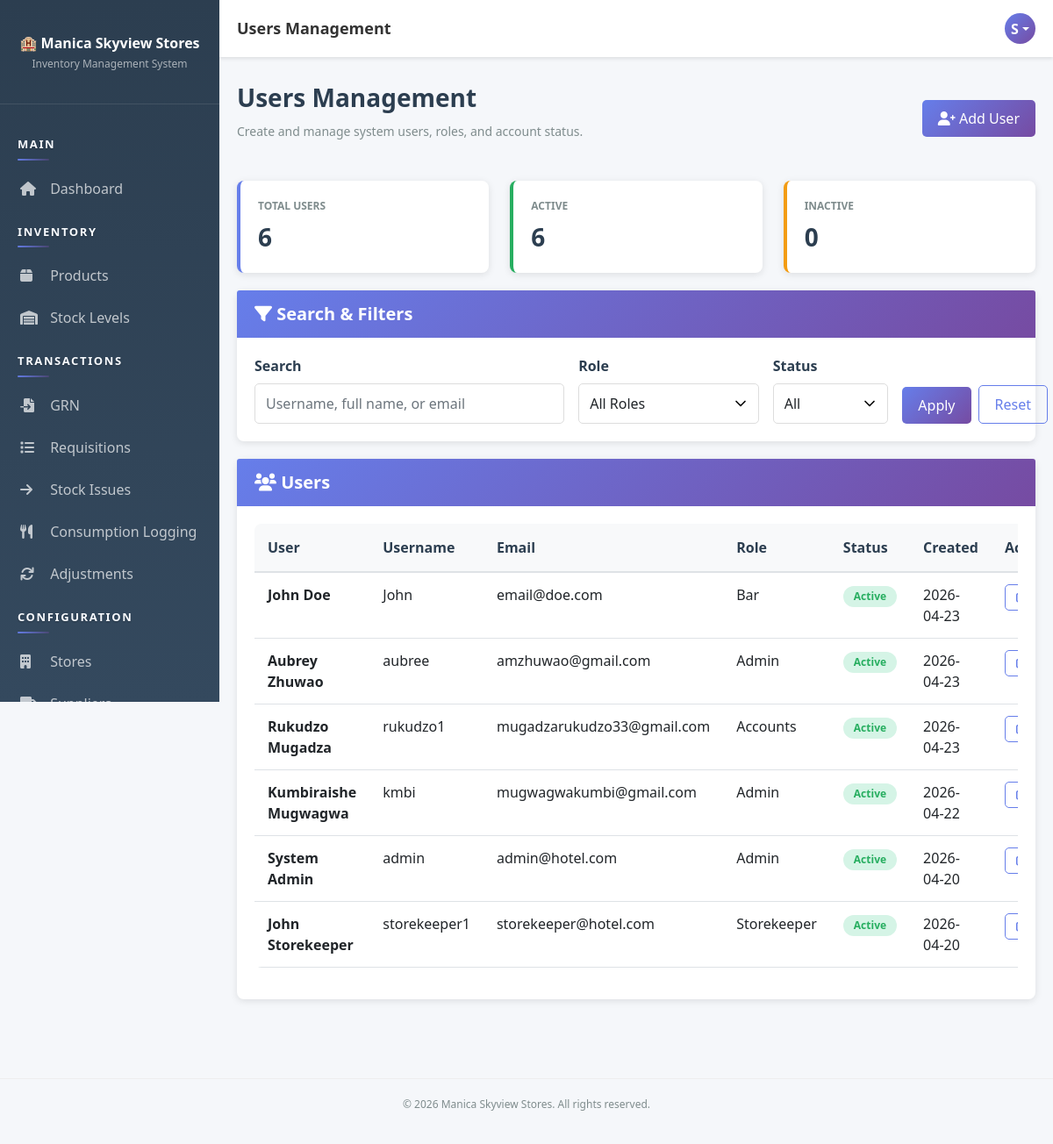
The page /pages/users/index.php (signed in) on the database its author committed.
### tables this page shows
CREATE TABLE `users` (
  `user_id` int(11) NOT NULL AUTO_INCREMENT,
  `username` varchar(50) NOT NULL,
  `email` varchar(100) NOT NULL,
  `password` varchar(255) NOT NULL,
  `full_name` varchar(100) NOT NULL,
  `role_id` int(11) NOT NULL,
  `status` enum('active','inactive') DEFAULT 'active',
  `created_at` timestamp NOT NULL DEFAULT current_timestamp(),
  `updated_at` timestamp NOT NULL DEFAULT current_timestamp() ON UPDATE current_timestamp(),
  PRIMARY KEY (`user_id`),
  UNIQUE KEY `username` (`username`),
  UNIQUE KEY `email` (`email`),
  KEY `role_id` (`role_id`),
  CONSTRAINT `users_ibfk_1` FOREIGN KEY (`role_id`) REFERENCES `roles` (`role_id`)
);

CREATE TABLE `roles` (
  `role_id` int(11) NOT NULL AUTO_INCREMENT,
  `role_name` varchar(50) NOT NULL,
  `description` text DEFAULT NULL,
  `created_at` timestamp NOT NULL DEFAULT current_timestamp(),
  PRIMARY KEY (`role_id`),
  UNIQUE KEY `role_name` (`role_name`)
);

### app/bootstrap.php (called while the page is built, shortened)
<?php
function autoload($class) {
    $paths = [
        __DIR__ . '/helpers/' . $class . '.php',
        __DIR__ . '/models/' . $class . '.php',
        __DIR__ . '/controllers/' . $class . '.php'
    ];
    foreach ($paths as $path) {
        if (file_exists($path)) {
            return;
        }
    }
}
function isAuthenticated() {
    $auth = new Auth();
    return $auth->isLoggedIn() && $auth->checkSessionTimeout();
}
function getCurrentUser() {
    if (isAuthenticated()) {
        $db = Database::getInstance()->getConnection();
        $userId = $_SESSION['user_id'];
        $sql = "SELECT u.*, r.role_name FROM users u
                JOIN roles r ON u.role_id = r.role_id
                WHERE u.user_id = ?";
        $stmt = $db->prepare($sql);
        $stmt->bind_param('i', $userId);
        $stmt->execute();
        return $stmt->get_result()->fetch_assoc();
    }
    return null;
}
function formatDate($date, $format = 'Y-m-d H:i:s') {
    return date($format, strtotime($date));
}
function getDefaultRolePermissions() {
    return [
        'Admin' => ['*'],
        'Storekeeper' => [
            'dashboard.view', 'products.*', 'stores.view', 'stores.create', 'stores.edit', 'departments.view', 'departments.create', 'departments.edit', 'categories.view', 'categories.create', 'categories.edit', 'suppliers.*', 'stock.view',
            'grn.*', 'requisition.view', 'requisition.create',
            'stock-issues.*', 'adjustments.view', 'adjustments.create', 'reports.view'
        ],
        'Manager' => [
            'dashboard.view', 'stores.view', 'stores.create', 'stores.edit', 'departments.view', 'departments.create', 'departments.edit', 'categories.view', 'categories.create', 'categories.edit', 'stock.view', 'grn.view', 'grn.verify',
            'requisition.view', 'requisition.approve', 'requisition.reject',
            'stock-issues.view', 'stock-issues.create', 'adjustments.view', 'adjustments.create', 'adjustments.approve', 'reports.view', 'audit.view', 'settings.view'
        ],
        'Accounts' => ['dashboard.view', 'stores.view', 'departments.view', 'categories.view', 'stock.view', 'adjustments.view', 'reports.view'],
        'Kitchen' => ['dashboard.view', 'stock.view', 'requisition.view', 'requisition.create'],
        'Bar' => ['dashboard.view', 'stock.view', 'requisition.view', 'requisition.create'],
        'Housekeeping' => ['dashboard.view', 'stock.view', 'requisition.view', 'requisition.create'],
        'Maintenance' => ['dashboard.view', 'stock.view', 'requisition.view', 'requisition.create']
    ];
}
function getRolePermissionOverrides() {
    $overrides = [];
    try {
        $db = Database::getInstance()->getConnection();
        $result = $db->query("SELECT role_name, permission, is_allowed FROM role_permission_overrides");
    } catch (Throwable $e) {
        if (APP_DEBUG) {
            error_log('Permission override read warning: ' . $e->getMessage());
        }
    }
    return $overrides;
}
function getRolePermissions() {
    $defaults = getDefaultRolePermissions();
    $overrides = getRolePermissionOverrides();
    foreach ($defaults as $role => $permissions) {
        $allow = $overrides[$role]['allow'] ?? [];
        $effective = array_values(array_unique(array_merge($permissions, $allow)));
        $defaults[$role] = $effective;
    }
    return $defaults;
}
function can($permission) {
    $user = getCurrentUser();
    $role = $user['role_name'] ?? '';
    $overrides = getRolePermissionOverrides();
    $denied = $overrides[$role]['deny'] ?? [];
    $parts = explode('.', $permission, 2);
    if (count($parts) === 2) {
        $moduleWildcard = $parts[0] . '.*';
    }
    $matrix = getRolePermissions();
    $granted = $matrix[$role] ?? [];
    if (in_array('*', $granted, true)) {
        return true;
    }
    return false;
}

### app/helpers/Database.php (called while the page is built, shortened)
<?php
class Database {
    private static $instance = null;
    private $connection = null;
    private function __construct() {
        try {
            $this->connection = new mysqli(DB_HOST, DB_USER, DB_PASS, DB_NAME);
            $this->connection->set_charset('utf8mb4');
        } catch (Exception $e) {
            die('Error: ' . $e->getMessage());
        }
    }
    public static function getInstance() {
        if (self::$instance === null) {
            self::$instance = new Database();
        }
        return self::$instance;
    }
    public function getConnection() {
        return $this->connection;
    }
}

### app/helpers/Auth.php (called while the page is built, shortened)
<?php
class Auth {
    public function __construct() {
        $this->db = Database::getInstance()->getConnection();
    }
    private function ensurePasswordResetTable() {
        $sql = "CREATE TABLE IF NOT EXISTS password_reset_tokens (
            token_id INT PRIMARY KEY AUTO_INCREMENT,
            user_id INT NOT NULL,
            token_hash VARCHAR(64) NOT NULL,
            expires_at DATETIME NOT NULL,
            used_at DATETIME NULL,
            created_at TIMESTAMP DEFAULT CURRENT_TIMESTAMP,
            FOREIGN KEY (user_id) REFERENCES users(user_id) ON DELETE CASCADE,
            INDEX idx_reset_token_hash (token_hash),
            INDEX idx_reset_token_user (user_id),
            INDEX idx_reset_token_expires (expires_at)
        )";
    }
    public function isLoggedIn() {
        return isset($_SESSION['user_id']);
    }
    public function checkSessionTimeout() {
        return true;
    }
}

### app/controllers/Controller.php (called while the page is built, shortened)
<?php
class Controller {
    protected $db;
    public function __construct() {
        $this->db = Database::getInstance()->getConnection();
        $this->loadCurrentUser();
    }
    protected function loadCurrentUser() {
        if (isset($_SESSION['user_id'])) {
            $sql = "SELECT u.*, r.role_name FROM users u
                    JOIN roles r ON u.role_id = r.role_id
                    WHERE u.user_id = ?";
            $stmt = $this->db->prepare($sql);
            $stmt->bind_param('i', $_SESSION['user_id']);
            $stmt->execute();
            $this->currentUser = $stmt->get_result()->fetch_assoc();
        }
    }
}

### app/controllers/UserController.php (called while the page is built, shortened)
<?php
class UserController extends Controller {
    public function __construct() {
        parent::__construct();
    }
    public function getUsers($filters = []) {
        $sql = "
            SELECT u.user_id, u.username, u.email, u.full_name, u.status, u.created_at, r.role_name
            FROM users u
            JOIN roles r ON u.role_id = r.role_id
            WHERE 1 = 1
        ";
        $types = '';
        $status = $filters['status'] ?? 'all';
        $sql .= " ORDER BY u.created_at DESC";
        $stmt = $this->db->prepare($sql);
        $stmt->execute();
        return $stmt->get_result()->fetch_all(MYSQLI_ASSOC);
    }
    public function getStats() {
        $stats = ['total' => 0, 'active' => 0, 'inactive' => 0];
        $result = $this->db->query("SELECT status, COUNT(*) AS c FROM users GROUP BY status");
        while ($row = $result->fetch_assoc()) {
            if ($row['status'] === 'active') {
                $stats['active'] = (int)$row['c'];
            }
            $stats['total'] += (int)$row['c'];
        }
        return $stats;
    }
}

### pages/users/index.php (the view, shortened to what this page needs)
<?php
require_once __DIR__ . '/../../app/bootstrap.php';
$controller = new UserController();
$filters = [
    'q' => trim($_GET['q'] ?? ''),
    'role_id' => $_GET['role_id'] ?? '',
    'status' => $_GET['status'] ?? 'all'
];
$users = $controller->getUsers($filters);
$stats = $controller->getStats();
$pageTitle = 'Users Management';
include __DIR__ . '/../../app/views/layout-header.php';
?>
<div class="page-header d-flex justify-content-between align-items-center">
    <div>
        <h1>Users Management</h1>
        <p>Create and manage system users, roles, and account status.</p>
    </div>
    <?php if (can('users.create')): ?>
        <a href="<?php echo SITE_URL; ?>pages/users/create.php" class="btn btn-primary">
            <i class="fas fa-user-plus"></i> Add User
        </a>
    <?php endif; ?>
</div>
<div class="row">
    <div class="col-md-4">
        <div class="stat-card">
            <div class="stat-label">Total Users</div>
            <div class="stat-value"><?php echo (int)$stats['total']; ?></div>
        </div>
    </div>
    <div class="col-md-4">
        <div class="stat-card success">
            <div class="stat-label">Active</div>
            <div class="stat-value"><?php echo (int)$stats['active']; ?></div>
        </div>
    </div>
    <div class="col-md-4">
        <div class="stat-card warning">
            <div class="stat-label">Inactive</div>
            <div class="stat-value"><?php echo (int)$stats['inactive']; ?></div>
        </div>
    </div>
</div>
<div class="card">
    <div class="card-header"><h5><i class="fas fa-filter"></i> Search & Filters</h5></div>
    <div class="card-body">
        <form method="GET" class="row g-3">
            <div class="col-md-5">
                <label class="form-label">Search</label>
                <input type="text" name="q" class="form-control" placeholder="Username, full name, or email" value="<?php echo htmlspecialchars($filters['q']); ?>">
            </div>
            <div class="col-md-3">
                <label class="form-label">Role</label>
                <select name="role_id" class="form-control">
                    <option value="">All Roles</option>
                </select>
            </div>
            <div class="col-md-2">
                <label class="form-label">Status</label>
                <select name="status" class="form-control">
                    <option value="all" <?php echo $filters['status'] === 'all' ? 'selected' : ''; ?>>All</option>
                </select>
            </div>
            <div class="col-md-2 d-flex align-items-end gap-2">
                <button class="btn btn-primary w-100" type="submit">Apply</button>
                <a class="btn btn-outline-primary w-100" href="<?php echo SITE_URL; ?>pages/users/index.php">Reset</a>
            </div>
        </form>
    </div>
</div>
<div class="card">
    <div class="card-header"><h5><i class="fas fa-users"></i> Users</h5></div>
    <div class="card-body">
        <?php if (!empty($users)): ?>
            <div class="table-responsive">
                <table class="table table-sm">
                    <thead>
                        <tr>
                            <th>User</th>
                            <th>Username</th>
                            <th>Email</th>
                            <th>Role</th>
                            <th>Status</th>
                            <th>Created</th>
                            <th>Actions</th>
                        </tr>
                    </thead>
                    <tbody>
                        <?php foreach ($users as $user): ?>
                            <tr>
                                <td><strong><?php echo htmlspecialchars($user['full_name']); ?></strong></td>
                                <td><?php echo htmlspecialchars($user['username']); ?></td>
                                <td><?php echo htmlspecialchars($user['email']); ?></td>
                                <td><?php echo htmlspecialchars($user['role_name']); ?></td>
                                <td>
                                    <span class="badge badge-<?php echo $user['status'] === 'active' ? 'success' : 'warning'; ?>">
                                        <?php echo htmlspecialchars(ucfirst($user['status'])); ?>
                                    </span>
                                </td>
                                <td><?php echo htmlspecialchars(formatDate($user['created_at'], 'Y-m-d')); ?></td>
                                <td>
                                    <?php if (can('users.edit')): ?>
                                        <a class="btn btn-sm btn-outline-primary" href="<?php echo SITE_URL; ?>pages/users/edit.php?id=<?php echo (int)$user['user_id']; ?>">
                                            <i class="fas fa-edit"></i>
                                        </a>
                                    <?php else: ?>
                                        <span class="text-muted">-</span>
                                    <?php endif; ?>
                                </td>
                            </tr>
                        <?php endforeach; ?>
                    </tbody>
                </table>
            </div>
        <?php else: ?>
            <div class="alert alert-info mb-0">No users found for the selected filters.</div>
        <?php endif; ?>
    </div>
</div>
<?php include __DIR__ . '/../../app/views/layout-footer.php'; ?>

### app/views/layout-header.php (shortened to what this page needs)
<!DOCTYPE html>
<html lang="en">
<head>
    <link href="https://cdn.jsdelivr.net/npm/bootstrap@5.1.3/dist/css/bootstrap.min.css" rel="stylesheet">
    <link rel="stylesheet" href="https://cdnjs.cloudflare.com/ajax/libs/font-awesome/6.0.0/css/all.min.css">
    <link href="<?php echo SITE_URL; ?>public/css/style.css" rel="stylesheet">
</head>
<body>
    <div class="sidebar">
        <div class="brand">
            <h4>🏨 Manica Skyview Stores</h4>
            <p>Inventory Management System</p>
        </div>
        <nav class="nav flex-column">
            <?php include __DIR__ . '/partials/sidebar-nav.php'; ?>
        </nav>
    </div>
            <?php include __DIR__ . '/partials/sidebar-nav.php'; ?>
    <div class="topbar">
        <div class="topbar-title desktop-title">
            <?php echo $pageTitle ?? APP_NAME; ?>
        </div>
        <div class="topbar-right">
            <div class="user-profile dropdown">
                <div class="user-avatar dropdown-toggle" role="button" data-bs-toggle="dropdown" aria-expanded="false">
                    <?php
                    $user = getCurrentUser();
                    if ($user) {
                        echo strtoupper(substr($user['full_name'], 0, 1));
                    }
                    ?>
                </div>
            </div>
        </div>
    </div>
    <div class="main-content">

### rows shown on the page
users: full_name "S", full_name "System Admin", username "admin", email "admin@hotel.com", role.role_name "Admin", status "Active", created_at "2026-04-20"
users: full_name "John Doe", username "John", email "email@doe.com", role.role_name "Bar", status "Active", created_at "2026-04-23"
users: full_name "Aubrey Zhuwao", username "aubree", email "amzhuwao@gmail.com", role.role_name "Admin", status "Active", created_at "2026-04-23"
users: full_name "Rukudzo Mugadza", username "rukudzo1", email "mugadzarukudzo33@gmail.com", role.role_name "Accounts", status "Active", created_at "2026-04-23"
users: full_name "Kumbiraishe Mugwagwa", username "kmbi", email "mugwagwakumbi@gmail.com", role.role_name "Admin", status "Active", created_at "2026-04-22"
users: full_name "John Storekeeper", username "storekeeper1", email "storekeeper@hotel.com", role.role_name "Storekeeper", status "Active", created_at "2026-04-20"

### other values the page prints
$pageTitle "Users Management"
$stats['total'] "6"
$stats['active'] "6"
$stats['inactive'] "0"
APP_NAME "Manica Skyview Stores"
